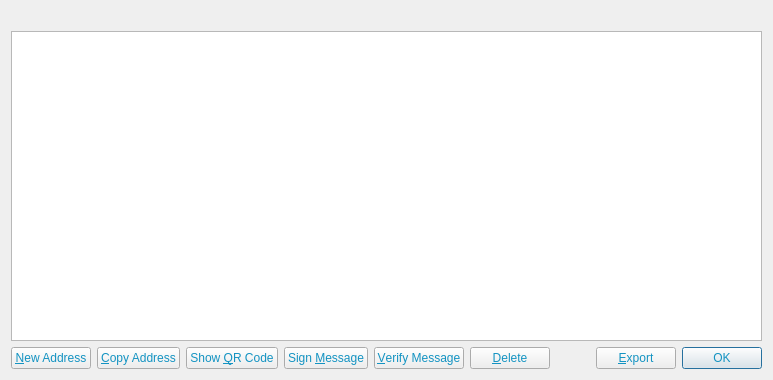
<?xml version="1.0" encoding="UTF-8"?>
<ui version="4.0">
 <class>AddressBookPage</class>
 <widget class="QWidget" name="AddressBookPage">
  <property name="geometry">
   <rect>
    <x>0</x>
    <y>0</y>
    <width>773</width>
    <height>380</height>
   </rect>
  </property>
  <property name="windowTitle">
   <string>Address Book</string>
  </property>
  <property name="styleSheet">
   <string notr="true">background-image: url(:/images/bg01);
color: rgb(19, 147, 194);</string>
  </property>
  <layout class="QVBoxLayout" name="verticalLayout">
   <item>
    <widget class="QLabel" name="labelExplanation">
     <property name="textFormat">
      <enum>Qt::PlainText</enum>
     </property>
     <property name="wordWrap">
      <bool>true</bool>
     </property>
    </widget>
   </item>
   <item>
    <widget class="QTableView" name="tableView">
     <property name="contextMenuPolicy">
      <enum>Qt::CustomContextMenu</enum>
     </property>
     <property name="toolTip">
      <string>Double-click to edit address or label</string>
     </property>
     <property name="tabKeyNavigation">
      <bool>false</bool>
     </property>
     <property name="alternatingRowColors">
      <bool>true</bool>
     </property>
     <property name="selectionMode">
      <enum>QAbstractItemView::SingleSelection</enum>
     </property>
     <property name="selectionBehavior">
      <enum>QAbstractItemView::SelectRows</enum>
     </property>
     <property name="sortingEnabled">
      <bool>true</bool>
     </property>
     <attribute name="verticalHeaderVisible">
      <bool>false</bool>
     </attribute>
    </widget>
   </item>
   <item>
    <layout class="QHBoxLayout" name="horizontalLayout">
     <item>
      <widget class="QPushButton" name="newAddress">
       <property name="toolTip">
        <string>Create a new address</string>
       </property>
       <property name="text">
        <string>&amp;New Address</string>
       </property>
       <property name="icon">
        <iconset resource="../bitcoin.qrc">
         <normaloff>:/icons/add</normaloff>:/icons/add</iconset>
       </property>
      </widget>
     </item>
     <item>
      <widget class="QPushButton" name="copyAddress">
       <property name="toolTip">
        <string>Copy the currently selected address to the system clipboard</string>
       </property>
       <property name="text">
        <string>&amp;Copy Address</string>
       </property>
       <property name="icon">
        <iconset resource="../bitcoin.qrc">
         <normaloff>:/icons/editcopy</normaloff>:/icons/editcopy</iconset>
       </property>
      </widget>
     </item>
     <item>
      <widget class="QPushButton" name="showQRCode">
       <property name="text">
        <string>Show &amp;QR Code</string>
       </property>
       <property name="icon">
        <iconset resource="../bitcoin.qrc">
         <normaloff>:/icons/qrcode</normaloff>:/icons/qrcode</iconset>
       </property>
      </widget>
     </item>
     <item>
      <widget class="QPushButton" name="signMessage">
       <property name="toolTip">
        <string>Sign a message to prove you own a UGAIN address</string>
       </property>
       <property name="text">
        <string>Sign &amp;Message</string>
       </property>
       <property name="icon">
        <iconset resource="../bitcoin.qrc">
         <normaloff>:/icons/edit</normaloff>:/icons/edit</iconset>
       </property>
      </widget>
     </item>
     <item>
      <widget class="QPushButton" name="verifyMessage">
       <property name="toolTip">
        <string>Verify a message to ensure it was signed with a specified UGAIN address</string>
       </property>
       <property name="text">
        <string>&amp;Verify Message</string>
       </property>
       <property name="icon">
        <iconset resource="../bitcoin.qrc">
         <normaloff>:/icons/transaction_0</normaloff>:/icons/transaction_0</iconset>
       </property>
      </widget>
     </item>
     <item>
      <widget class="QPushButton" name="deleteAddress">
       <property name="toolTip">
        <string>Delete the currently selected address from the list</string>
       </property>
       <property name="text">
        <string>&amp;Delete</string>
       </property>
       <property name="icon">
        <iconset resource="../bitcoin.qrc">
         <normaloff>:/icons/remove</normaloff>:/icons/remove</iconset>
       </property>
      </widget>
     </item>
     <item>
      <spacer name="horizontalSpacer">
       <property name="orientation">
        <enum>Qt::Horizontal</enum>
       </property>
       <property name="sizeHint" stdset="0">
        <size>
         <width>40</width>
         <height>20</height>
        </size>
       </property>
      </spacer>
     </item>
     <item>
      <widget class="QPushButton" name="exportButton">
       <property name="toolTip">
        <string>Export the data in the current tab to a file</string>
       </property>
       <property name="text">
        <string>&amp;Export</string>
       </property>
       <property name="icon">
        <iconset resource="../bitcoin.qrc">
         <normaloff>:/icons/export</normaloff>:/icons/export</iconset>
       </property>
      </widget>
     </item>
     <item>
      <widget class="QDialogButtonBox" name="buttonBox">
       <property name="sizePolicy">
        <sizepolicy hsizetype="Maximum" vsizetype="Fixed">
         <horstretch>0</horstretch>
         <verstretch>0</verstretch>
        </sizepolicy>
       </property>
       <property name="standardButtons">
        <set>QDialogButtonBox::Ok</set>
       </property>
      </widget>
     </item>
    </layout>
   </item>
  </layout>
 </widget>
 <resources>
  <include location="../bitcoin.qrc"/>
 </resources>
 <connections/>
</ui>
